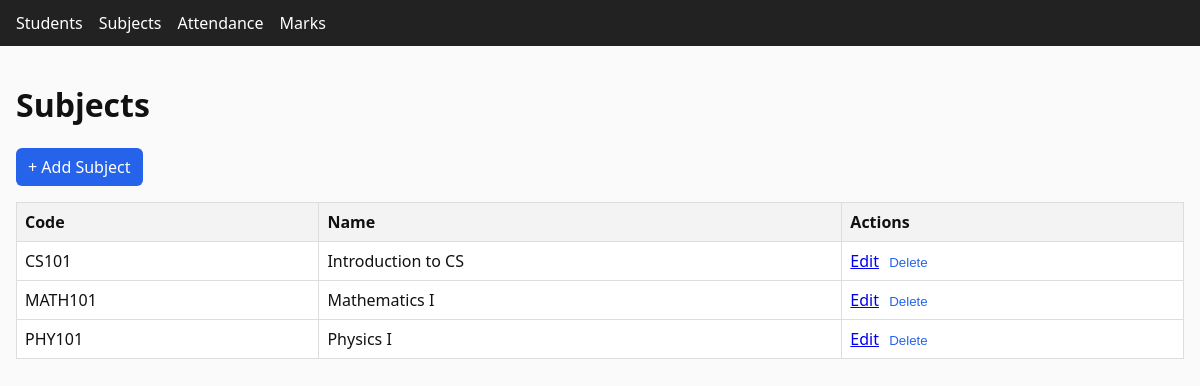
Page /subjects on the committed database.
### tables this page shows
CREATE TABLE subjects (
  id INTEGER PRIMARY KEY AUTOINCREMENT,
  code TEXT NOT NULL UNIQUE,
  name TEXT NOT NULL
);

### app.py (the view)
    @app.route("/subjects")
    def subjects_list():
        subjects = query("SELECT * FROM subjects ORDER BY code").fetchall()
        return render_template("subjects.html", subjects=subjects)

### templates/subjects.html
{% extends 'base.html' %}
{% block content %}
<h1>Subjects</h1>
<a class="btn" href="{{ url_for('subject_new') }}">+ Add Subject</a>
<table class="table">
  <thead>
    <tr><th>Code</th><th>Name</th><th>Actions</th></tr>
  </thead>
  <tbody>
    {% for sub in subjects %}
    <tr>
      <td>{{ sub.code }}</td>
      <td>{{ sub.name }}</td>
      <td>
        <a href="{{ url_for('subject_edit', subject_id=sub.id) }}">Edit</a>
        <form action="{{ url_for('subject_delete', subject_id=sub.id) }}" method="post" style="display:inline" onsubmit="return confirm('Delete subject?')">
          <button type="submit" class="linklike">Delete</button>
        </form>
      </td>
    </tr>
    {% endfor %}
  </tbody>
</table>
{% endblock %}

### static/styles.css (style rules this page uses)
* { box-sizing:border-box }
body { font-family:system-ui,-apple-system,Segoe UI,Roboto,Ubuntu,Helvetica,Arial,sans-serif;margin:0;color:#111;background:#fafafa }
.table { width:100%;border-collapse:collapse;margin-top:1rem;background:#fff }
.table th,.table td { border:1px solid #ddd;padding:.5rem;text-align:left }
.table th { background:#f3f3f3 }
.btn { display:inline-block;background:#2563eb;color:#fff;border:none;padding:.5rem .75rem;border-radius:6px;text-decoration:none;cursor:pointer }
.linklike { background:none;border:none;color:#2563eb;cursor:pointer }

### rows in the picture
subjects: code "CS101", name "Introduction to CS"
subjects: code "MATH101", name "Mathematics I"
subjects: code "PHY101", name "Physics I"
